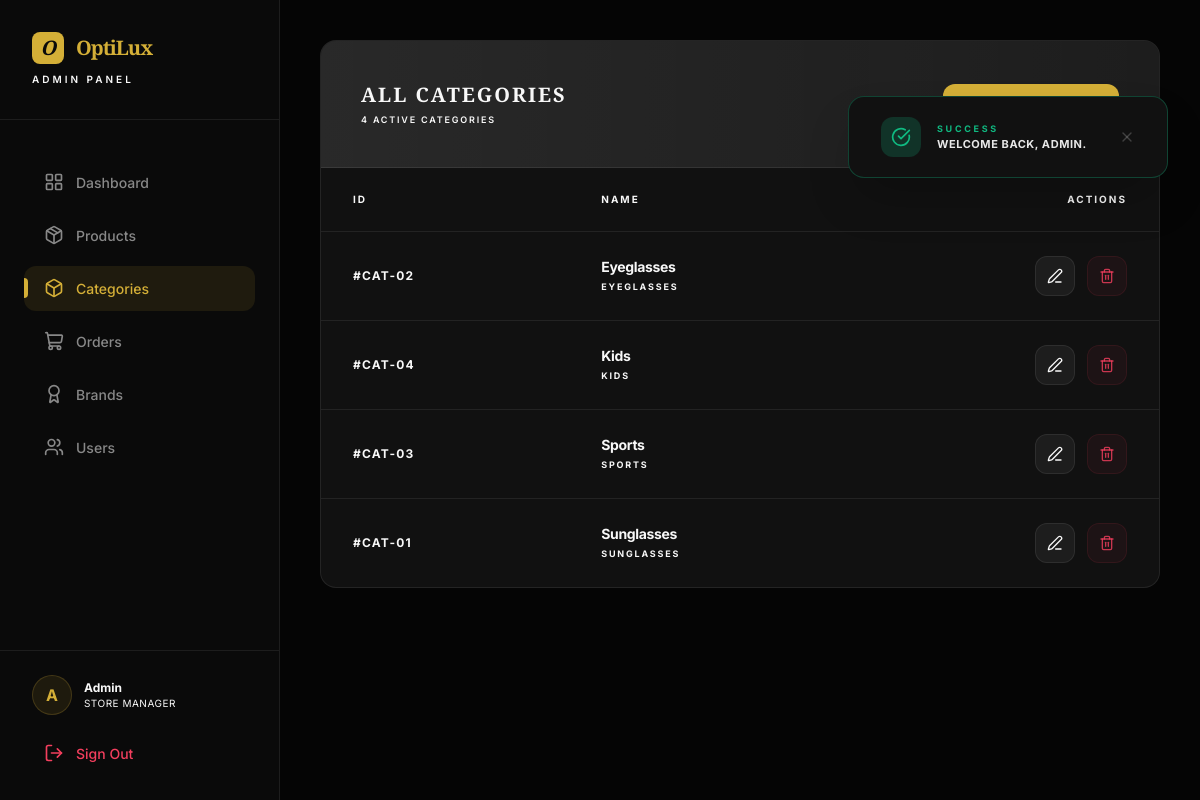
Screenshot of /admin/categories.php (signed in) with the database file from the repository.
### tables this page shows
CREATE TABLE categories (
  id INT AUTO_INCREMENT PRIMARY KEY,
  name VARCHAR(100),
  slug VARCHAR(100) UNIQUE,
  image VARCHAR(255)
);

### admin/categories.php (the view, shortened to what this page needs)
<?php
require_once __DIR__ . '/includes/header.php';
$categories = $conn->query("SELECT * FROM categories ORDER BY name ASC")->fetchAll();
?>
<div class="glass-card overflow-hidden">
    <div class="p-10 border-b border-border bg-white/5 flex justify-between items-center bg-gradient-to-r from-white/5 to-transparent">
        <div>
            <h1 class="text-xl font-bold font-serif-lux tracking-widest uppercase">All Categories</h1>
            <p class="text-[9px] text-muted uppercase tracking-[0.2em] mt-1 font-semibold"><?= count($categories) ?> Active Categories</p>
        </div>
        <a href="add-category.php" class="bg-brand text-dark font-bold px-6 py-3 rounded-xl hover:opacity-95 transition-all uppercase tracking-[0.2em] text-[10px] shadow-xl shadow-brand/10 flex items-center gap-2">
        </a>
    </div>
    <div class="overflow-x-auto">
        <table class="w-full text-left">
            <thead>
                <tr class="text-muted text-[10px] uppercase tracking-[0.2em] border-b border-border">
                    <th class="px-8 py-6 font-bold">ID</th>
                    <th class="px-8 py-6 font-bold">Name</th>
                    <th class="px-8 py-6 font-bold text-right">Actions</th>
                </tr>
            </thead>
            <tbody class="text-xs font-medium tracking-wide">
                <?php foreach($categories as $cat): ?>
                <tr class="border-b border-border last:border-0 hover:bg-white/5 transition-all group">
                    <td class="px-8 py-6 text-muted font-bold tracking-widest">#CAT-<?= str_pad($cat['id'], 2, '0', STR_PAD_LEFT) ?></td>
                    <td class="px-8 py-6">
                        <span class="font-bold text-sm tracking-tight text-main"><?= htmlspecialchars($cat['name']) ?></span>
                        <p class="text-[9px] text-muted uppercase tracking-[0.2em] font-bold mt-0.5"><?= htmlspecialchars($cat['slug']) ?></p>
                    </td>
                    <td class="px-8 py-6 text-right">
                        <div class="flex items-center justify-end gap-3">
                            <a href="edit-category.php?id=<?= $cat['id'] ?>" class="w-10 h-10 rounded-xl bg-white/5 border border-border text-muted hover:text-brand transition-all flex items-center justify-center">
                                <i data-lucide="edit-3" class="w-4 h-4"></i>
                            </a>
                            <form method="POST" id="delete-form-<?= $cat['id'] ?>" class="relative inline-block">
                                <button type="button"
                                        id="delete-btn-<?= $cat['id'] ?>"
                                        onmousedown="startHold(<?= $cat['id'] ?>)"
                                        onmouseup="stopHold(<?= $cat['id'] ?>)"
                                        onmouseleave="stopHold(<?= $cat['id'] ?>)"
                                        ontouchstart="startHold(<?= $cat['id'] ?>)"
                                        ontouchend="stopHold(<?= $cat['id'] ?>)"
                                        class="w-10 h-10 rounded-xl bg-rose-500/5 border border-rose-500/10 text-rose-500/80 hover:bg-rose-500/10 transition-all flex items-center justify-center relative overflow-hidden group">
                                    <i data-lucide="trash-2" id="icon-<?= $cat['id'] ?>" class="w-4 h-4 relative z-10 transition-all duration-300"></i>
                                </button>
                            </form>
                        </div>
                    </td>
                </tr>
                <?php endforeach; ?>
            </tbody>
        </table>
    </div>
</div>
<?php require_once __DIR__ . '/includes/footer.php'; ?>

### admin/includes/header.php (style rules this page uses)
:root { --primary: #0a0a0a; --accent: #d4af37; --accent-soft: rgba(212, 175, 55, 0.1); --bg-body: #050505; --bg-card: #111111; --border: rgba(255, 255, 255, 0.08); --text-main: #f8f8f8; --text-muted: #888888; }
body { background-color: var(--bg-body); color: var(--text-main); font-family: 'Inter', sans-serif; -webkit-font-smoothing: antialiased; }
.font-serif-lux { font-family: 'Cinzel', serif; }
.glass-card { background: var(--bg-card); border: 1px solid var(--border); border-radius: 16px; }

### rows the page displays
categories: id "02", name "Eyeglasses", slug "EYEGLASSES"
categories: id "04", name "Kids", slug "KIDS"
categories: id "03", name "Sports", slug "SPORTS"
categories: id "01", name "Sunglasses", slug "SUNGLASSES"

### other values shown
$type "SUCCESS"
$msg "WELCOME BACK, ADMIN."
count($categories) "4"
